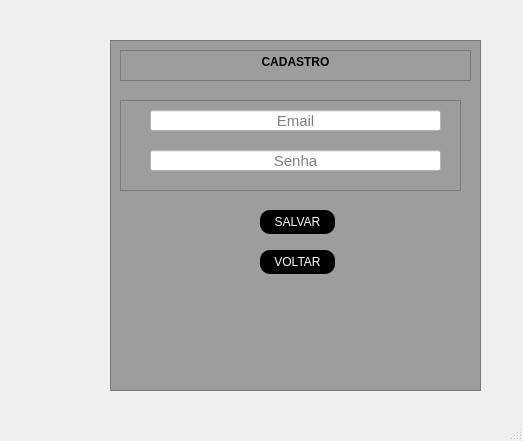
<?xml version="1.0" encoding="UTF-8"?>
<ui version="4.0">
 <class>Cadastro</class>
 <widget class="QMainWindow" name="Cadastro">
  <property name="geometry">
   <rect>
    <x>0</x>
    <y>0</y>
    <width>523</width>
    <height>441</height>
   </rect>
  </property>
  <property name="windowTitle">
   <string>MainWindow</string>
  </property>
  <widget class="QWidget" name="centralwidget">
   <widget class="QFrame" name="frame">
    <property name="geometry">
     <rect>
      <x>110</x>
      <y>40</y>
      <width>371</width>
      <height>351</height>
     </rect>
    </property>
    <property name="styleSheet">
     <string notr="true">background-color: rgb(157, 157, 157);</string>
    </property>
    <property name="frameShape">
     <enum>QFrame::Shape::StyledPanel</enum>
    </property>
    <property name="frameShadow">
     <enum>QFrame::Shadow::Raised</enum>
    </property>
    <widget class="QTextEdit" name="textEdit">
     <property name="geometry">
      <rect>
       <x>10</x>
       <y>10</y>
       <width>351</width>
       <height>31</height>
      </rect>
     </property>
     <property name="html">
      <string>&lt;!DOCTYPE HTML PUBLIC &quot;-//W3C//DTD HTML 4.0//EN&quot; &quot;http://www.w3.org/TR/REC-html40/strict.dtd&quot;&gt;
&lt;html&gt;&lt;head&gt;&lt;meta name=&quot;qrichtext&quot; content=&quot;1&quot; /&gt;&lt;meta charset=&quot;utf-8&quot; /&gt;&lt;style type=&quot;text/css&quot;&gt;
p, li { white-space: pre-wrap; }
hr { height: 1px; border-width: 0; }
li.unchecked::marker { content: &quot;\2610&quot;; }
li.checked::marker { content: &quot;\2612&quot;; }
&lt;/style&gt;&lt;/head&gt;&lt;body style=&quot; font-family:'Segoe UI'; font-size:9pt; font-weight:400; font-style:normal;&quot;&gt;
&lt;p align=&quot;center&quot; style=&quot; margin-top:0px; margin-bottom:0px; margin-left:0px; margin-right:0px; -qt-block-indent:0; text-indent:0px;&quot;&gt;&lt;span style=&quot; font-weight:700;&quot;&gt;CADASTRO&lt;/span&gt;&lt;/p&gt;&lt;/body&gt;&lt;/html&gt;</string>
     </property>
    </widget>
    <widget class="QFrame" name="frame_4">
     <property name="geometry">
      <rect>
       <x>10</x>
       <y>60</y>
       <width>341</width>
       <height>91</height>
      </rect>
     </property>
     <property name="frameShape">
      <enum>QFrame::Shape::StyledPanel</enum>
     </property>
     <property name="frameShadow">
      <enum>QFrame::Shadow::Raised</enum>
     </property>
     <widget class="QLineEdit" name="nomeCompleto">
      <property name="geometry">
       <rect>
        <x>30</x>
        <y>10</y>
        <width>291</width>
        <height>21</height>
       </rect>
      </property>
      <property name="font">
       <font>
        <pointsize>11</pointsize>
       </font>
      </property>
      <property name="styleSheet">
       <string notr="true">background-color: rgb(255, 255, 255);</string>
      </property>
      <property name="alignment">
       <set>Qt::AlignmentFlag::AlignCenter</set>
      </property>
      <property name="placeholderText">
       <string>Email</string>
      </property>
     </widget>
     <widget class="QLineEdit" name="nomeCompleto_2">
      <property name="geometry">
       <rect>
        <x>30</x>
        <y>50</y>
        <width>291</width>
        <height>21</height>
       </rect>
      </property>
      <property name="font">
       <font>
        <pointsize>11</pointsize>
       </font>
      </property>
      <property name="styleSheet">
       <string notr="true">background-color: rgb(255, 255, 255);</string>
      </property>
      <property name="alignment">
       <set>Qt::AlignmentFlag::AlignCenter</set>
      </property>
      <property name="placeholderText">
       <string>Senha</string>
      </property>
     </widget>
    </widget>
    <widget class="QPushButton" name="pushButton_2">
     <property name="geometry">
      <rect>
       <x>150</x>
       <y>170</y>
       <width>75</width>
       <height>24</height>
      </rect>
     </property>
     <property name="cursor">
      <cursorShape>PointingHandCursor</cursorShape>
     </property>
     <property name="styleSheet">
      <string notr="true">QPushButton{

	background-color: rgb(0, 0, 0);
	color: rgb(255, 255, 255);
	border-radius:10px

}
QPushButton:hover{
	background-color: rgb(255, 255, 255);
	color: rgb(0, 0, 0);
}</string>
     </property>
     <property name="text">
      <string>SALVAR</string>
     </property>
    </widget>
    <widget class="QPushButton" name="pushButton_3">
     <property name="geometry">
      <rect>
       <x>150</x>
       <y>210</y>
       <width>75</width>
       <height>24</height>
      </rect>
     </property>
     <property name="cursor">
      <cursorShape>PointingHandCursor</cursorShape>
     </property>
     <property name="styleSheet">
      <string notr="true">QPushButton{

	background-color: rgb(0, 0, 0);
	color: rgb(255, 255, 255);
	border-radius:10px

}
QPushButton:hover{
	background-color: rgb(255, 255, 255);
	color: rgb(0, 0, 0);
}</string>
     </property>
     <property name="text">
      <string>VOLTAR</string>
     </property>
    </widget>
   </widget>
  </widget>
  <widget class="QStatusBar" name="statusbar"/>
 </widget>
 <resources/>
 <connections/>
</ui>
